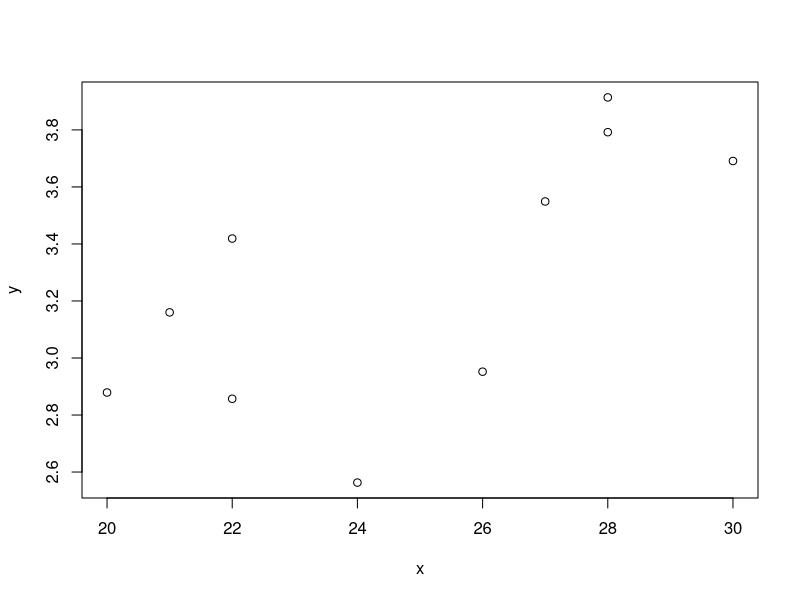

The R source for this figure: (Note: this script raises an error after producing the figure.)
#1, a):
rm(list = ls())


y <- c(2.563, 2.857, 3.549, 2.952, 3.691, 3.160, 2.879, 3.792, 3.419, 3.914);
x <- c( 24, 22, 27, 26, 30, 21, 20, 28, 22, 28);
plot(x, y);
fm1 <- lm( y ~ x)
fm1
summary(fm1)
xmean <- mean(x)
ymean <-mean(y)
x2sum <- sum(x**2)
y2sum <- sum(y**2)
xysum <- sum(x*y)
n <- length(x)

#1, b):
Sxx <- x2sum -n*(xmean)**2
Sxy <- xysum-n*xmean*ymean
beta1 <- Sxy/Sxx
beta0 <- ymean- beta1*xmean

#1, c):
Syy<- y2sum -n*(ymean)**2
RSS <- Syy-beta1*Sxy
sig2 <- RSS/(n-2)
sig <- sqrt(sig2)

#1, d):
x1 = 30
y30 = beta0+beta1*x1

#2, a):
alpha = 0.01
degrees.freedom = n - 2
t.score = qt(p=alpha/2, df=degrees.freedom,lower.tail=F)
print(t.score)
high = beta1 + t.score* sig/(sqrt(Sxx))
low = beta1 - t.score* sig/(sqrt(Sxx))
beta1CI  = c(high, low)

#2, b)
high2 = beta0 +t.score*sig*sqrt((1/n)+(xmean**2)/Sxx)
low2 = beta0 -t.score*sig*sqrt((1/n)+(xmean**2)/Sxx)
beta0CI  = c(high2, low2)

#2, c):
high3 = y30+ t.score*sig*sqrt((1/n)+(x00-xmean)**2/Sxx)
low3 =y30- t.score*sig*sqrt((1/n)+(x00-xmean)**2/Sxx)
yCI  = c(high3, low3)

#2, d):
high4 = y30+ t.score*sig*sqrt(1+(1/n)+(x1-xmean)**2/Sxx)
low4 =y30- t.score*sig*sqrt(1+(1/n)+(x1-xmean)**2/Sxx)
ypCI  = c(high4, low4)

#3, a):
alpha1 = 0.05
degrees.freedom = n - 2
t.score1 = qt(p=alpha1/2, df=degrees.freedom,lower.tail=F)
print(t.score1)
beta1t = 0
tobs = (beta1-beta1t)/(sig/sqrt(Sxx))
if (abs(tobs) > t.score1){
  print("Reject H0")
  }else{
  print("Accept H0")}

#3, b):
beta0t = 1
tobs1 = (beta0-beta0t)/(sig*sqrt((1/n)+(xmean**2/Sxx)))
if (abs(tobs1) > t.score1){
  print("Reject H0")
}else{
  print("Accept H0")}

#4, A)
x1 = sqrt(x)
x1mean <- mean(x1)
x12sum <- sum(x1**2)
x1ysum <- sum(x1*y)

Sx1x1 <- x12sum -n*(x1mean)**2
Sx1y <- x1ysum-n*x1mean*ymean
beta1new <- Sx1y/Sx1x1
beta0new <- ymean- beta1new*x1mean


Syy<- y2sum -n*(ymean)**2
RSSnew <- Syy-beta1new*Sx1y
signew2 <- RSSnew/(n-2)
signew <- sqrt(signew2)

#4 b i): ## CI on beta1(with sqrt(x))
high5 = beta1new+t.score*(signew/sqrt(Sx1x1))
low5 = beta1new-t.score*(signew/sqrt(Sx1x1))
beta1CInew = c(low5, high5)

#4 b ii);## CI on beta0(with sqrt(x))
high6 = beta0new +t.score*signew*sqrt((1/n)+(x1mean**2)/Sx1x1)
low6 = beta0new -t.score*signew*sqrt((1/n)+(x1mean**2)/Sx1x1)
beta0CInew  = c(low6, high6)

#4 b iii):
x0 = sqrt(30)
Ynew = beta0new +beta1new*x0
#CI on Ynew:
high7 = Ynew+ t.score*sig*sqrt((1/n)+(x0-x1mean)**2/Sx1x1)
low7 =Ynew- t.score*sig*sqrt((1/n)+(x0-x1mean)**2/Sx1x1)
yCInew  = c(high7, low7)


#4 b iv):
high8 = Ynew+ t.score*sig*sqrt(1+(1/n)+(x0-x1mean)**2/Sx1x1)
low8 =Ynew- t.score*sig*sqrt(1+(1/n)+(x0-x1mean)**2/Sx1x1)
ypCInew  = c(high4, low4)
